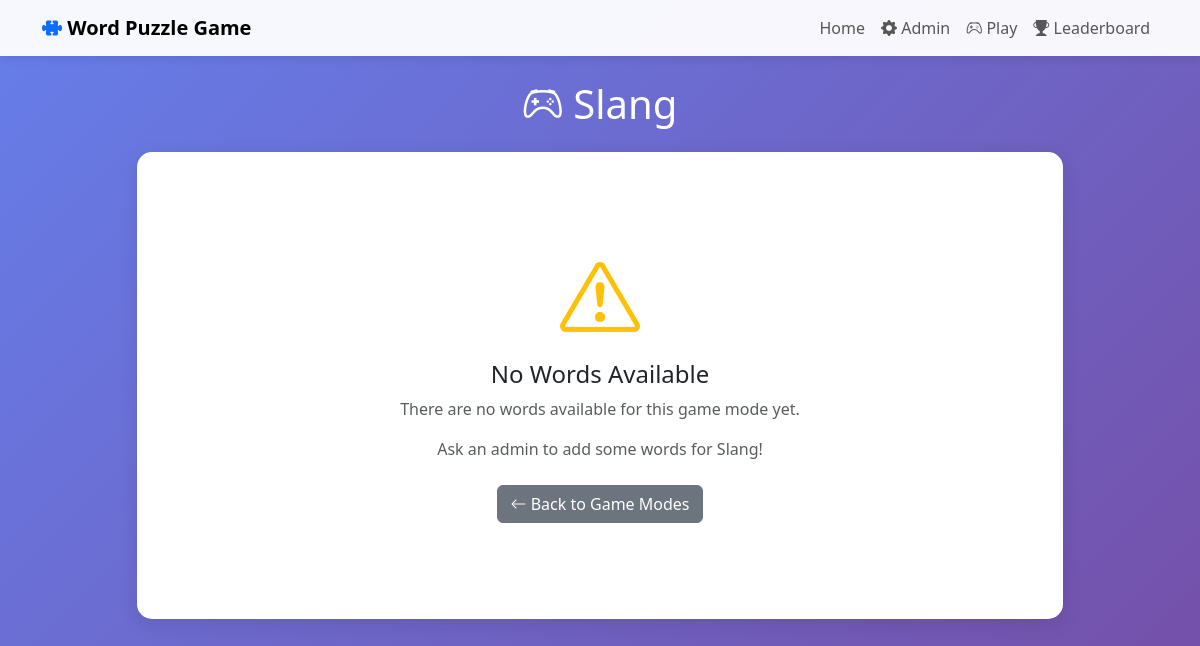
/player/game/Slang, run on an earlier commit of the app's database.
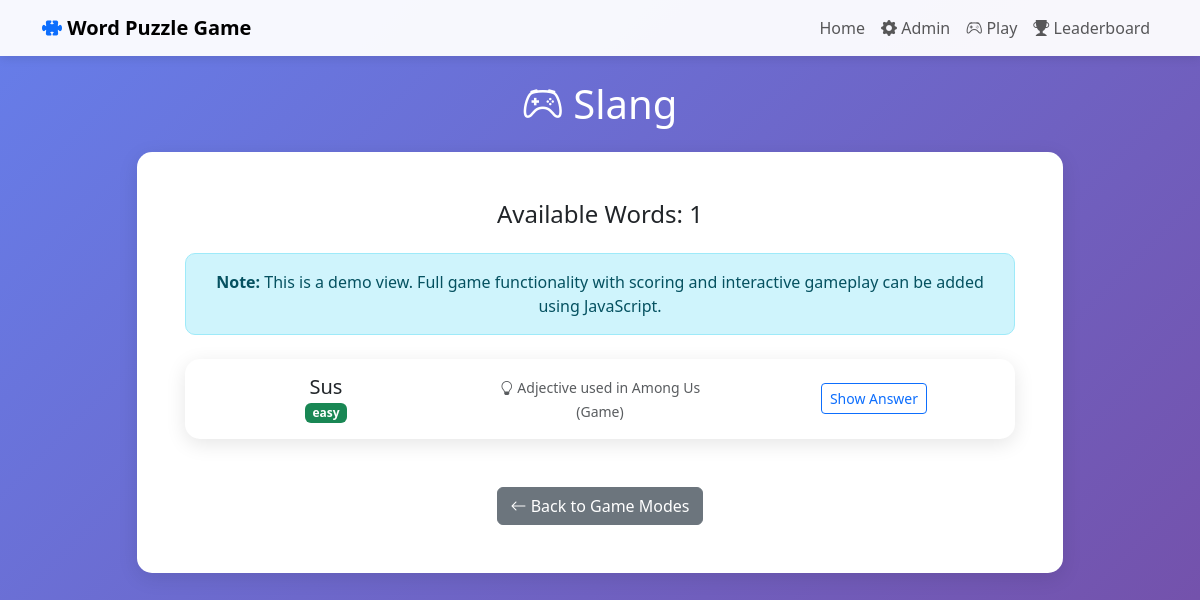
And on a later commit of the database.
### app/models.py (models this page shows, shortened)
class Word(db.Model):
    __tablename__ = 'words'
    id = db.Column(db.Integer, primary_key=True)
    word = db.Column(db.String(100), unique=True, nullable=False)
    category = db.Column(db.String(50), nullable=False)  # Slang, Rhyme, Translate, etc.
    difficulty = db.Column(db.String(20), default='medium')  # easy, medium, hard
    hint = db.Column(db.String(200))
    answer = db.Column(db.String(100))  # For certain game modes
    translation = db.Column(db.String(100))  # For translate mode
    opposite = db.Column(db.String(100))  # For opposites mode
    rhyme_with = db.Column(db.String(100))  # For rhyme time mode
    context_sentence = db.Column(db.Text)  # For contextual mode
    is_active = db.Column(db.Boolean, default=True)
    created_at = db.Column(db.DateTime, default=datetime.utcnow)

### app/routes.py (the view)
@player_bp.route('/game/<game_mode>')
def play_game(game_mode):
    words = Word.query.filter_by(category=game_mode, is_active=True).all()
    return render_template('player/game.html', game_mode=game_mode, words=words)

### app/templates/player/game.html (shortened to what this page needs)
{% extends "base.html" %}
{% block content %}
<h1 class="mb-4 text-white text-center">
    <i class="bi bi-controller"></i> {{ game_mode }}
</h1>
<div class="row justify-content-center">
    <div class="col-md-10">
        <div class="card p-5">
            {% if words %}
                <div class="text-center">
                    <h4 class="mb-4">Available Words: {{ words|length }}</h4>
                    <div class="alert alert-info">
                        <strong>Note:</strong> This is a demo view. Full game functionality with scoring
                        and interactive gameplay can be added using JavaScript.
                    </div>
                    <div id="word-list" class="mt-4">
                        {% for word in words[:10] %}
                        <div class="card mb-3 p-3">
                            <div class="row align-items-center">
                                <div class="col-md-4">
                                    <h5 class="mb-0">{{ word.word }}</h5>
                                    <span class="badge bg-{{ 'success' if word.difficulty == 'easy' else 'warning' if word.difficulty == 'medium' else 'danger' }}">
                                        {{ word.difficulty }}
                                    </span>
                                </div>
                                <div class="col-md-4">
                                    {% if word.hint %}
                                        <small class="text-muted">
                                            <i class="bi bi-lightbulb"></i> {{ word.hint }}
                                        </small>
                                    {% endif %}
                                </div>
                                <div class="col-md-4">
                                    <button class="btn btn-sm btn-outline-primary" onclick="showAnswer('answer-{{ loop.index }}')">
                                        Show Answer
                                    </button>
                                </div>
                            </div>
                        </div>
                        {% endfor %}
                    </div>
                    <div class="mt-5">
                        <a href="{{ url_for('player.player_dashboard') }}" class="btn btn-secondary">
                            <i class="bi bi-arrow-left"></i> Back to Game Modes
                        </a>
                    </div>
                </div>
            {% else %}
                <div class="text-center py-5">
                    <i class="bi bi-exclamation-triangle display-1 text-warning"></i>
                    <h4 class="mt-3">No Words Available</h4>
                    <p class="text-muted">There are no words available for this game mode yet.</p>
                    <p class="text-muted">Ask an admin to add some words for {{ game_mode }}!</p>
                    <div class="mt-4">
                        <a href="{{ url_for('player.player_dashboard') }}" class="btn btn-secondary">
                            <i class="bi bi-arrow-left"></i> Back to Game Modes
                        </a>
                    </div>
                </div>
            {% endif %}
        </div>
    </div>
</div>
{% endblock %}

What changed in the data, as far as the page shows it:
added Word: category "Slang", word "Sus", difficulty "easy", hint "Adjective used in Among Us (Game)"
Also different on the page:
{{ words|length }}: (not shown) → "1"
{{ game_mode }}: "Slang" → (not shown)
text no longer shown: "No Words Available There are no words available for this game mode yet. Ask an admin to add some words for !"
text now shown: "Available Words: Note: This is a demo view. Full game functionality with scoring and interactive gameplay can be added using JavaScript."
